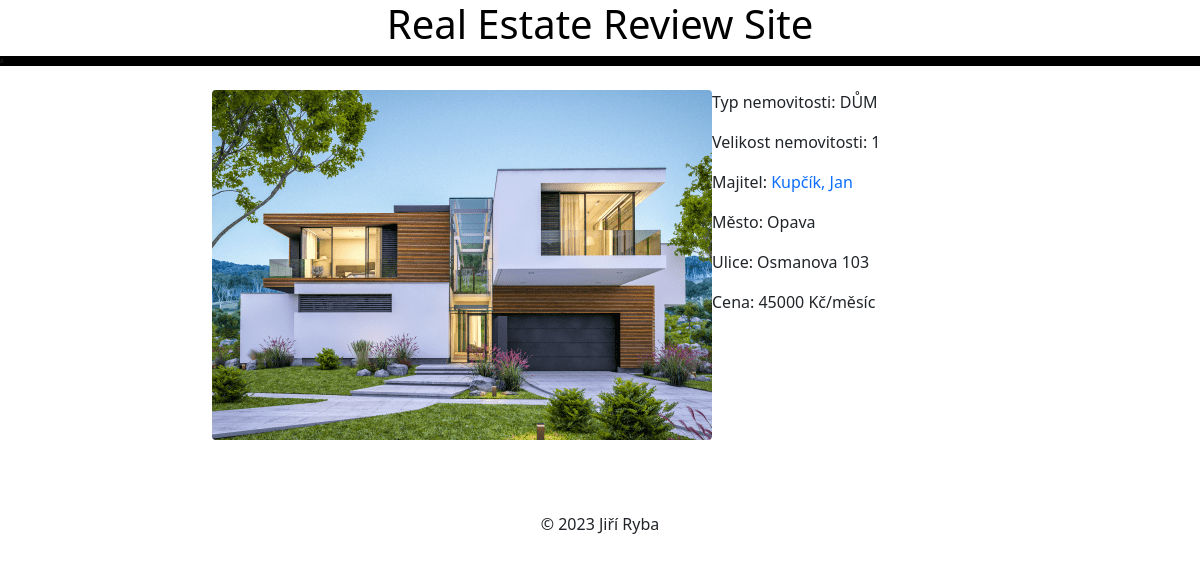
The app's page /detailn.html/6/ with its own data.
### myapp/models.py (models this page shows, shortened)
class Nemovitost(models.Model):
    BYT = "Byt"
    DUM = "Dům"
    TYP_CHOICES = [
        (BYT, "byt"),
        (DUM, "dům"),
    ]
    VELIKOST1 = "1"
    VELIKOST2 = "1+1"
    VELIKOST3 = "2"
    VELIKOST4 = "2+1"
    VELIKOST5 = "3"
    VELIKOST6 = "3+1"
    VELIKOST_CHOICES = [
        (VELIKOST1, "1"),
        (VELIKOST2, "1+1"),
        (VELIKOST3, "2"),
        (VELIKOST4, "2+1"),
        (VELIKOST5, "3"),
        (VELIKOST6, "3+1"),
    ]
    typ = models.CharField(max_length=45, choices=TYP_CHOICES, default=BYT, verbose_name="Typ", help_text="Vyberte typ nemovitosti")
    velikost = models.CharField(max_length=45, choices=VELIKOST_CHOICES, default=VELIKOST1, verbose_name="Velikost", help_text="Vyberte velikost nemovitosti")
    majitel = models.ForeignKey('Majitel', on_delete=models.CASCADE, verbose_name='Osoba', help_text='Vyberte majitele', default=0)
    mesto = models.CharField(max_length=45, verbose_name="Město", help_text="Zadejte jméno města")
    ulice = models.CharField(max_length=45, verbose_name="Ulice", help_text="Zadejte jméno ulice")
    cena = models.PositiveIntegerField(verbose_name="Cena", help_text="Zadejte cenu")
    fotka = models.ImageField(upload_to="nemovitost", verbose_name="Fotka nemovitosti", help_text="Nahrejte fotku nemovitosti")
    class Meta:
        verbose_name = 'Nemovitost'
        verbose_name_plural = 'Nemovitosti'
        ordering = ['majitel']

class Majitel(models.Model):
    osoba = models.ForeignKey('Osoba', on_delete=models.CASCADE, verbose_name='Majitel', help_text='Vyberte majitele', default=0)
    class Meta:
        verbose_name = 'Majitel'
        verbose_name_plural = 'Majitelé'
        ordering = ['osoba']

class Osoba(models.Model):
    jmeno = models.CharField(max_length=45, verbose_name="Jméno", help_text="Zadejte jméno osoby")
    prijmeni = models.CharField(max_length=45, verbose_name="Přijmení", help_text="Zadejte příjmení")
    reputace = models.CharField(max_length=10, verbose_name="Reputatace", help_text="Zadejte reputaci")
    fotka = models.ImageField(upload_to="osoba", verbose_name="Fotka osoby", help_text="Nahrejte fotku osoby", default="none")
    class Meta:
        verbose_name = 'Osoba'
        verbose_name_plural = 'Osoby'
        ordering = ['reputace']
    def __str__(self):
        return f'{self.prijmeni}, {self.jmeno}'

### myapp/views.py (the view)
# urls.py: path('detailn.html/<int:pk>/', views.NemovitostDetailView.as_view(), name='detailn'),
class NemovitostDetailView(DetailView):
    model = Nemovitost
    context_object_name = 'nemovitost_detail'
    template_name = 'detailn.html'

### myapp/templates/detailn.html
{% extends "base.html" %}
{% block content %}
    <br>
    <div style="max-width: 100%; margin: 0;" class="row justify-content-center text-center">
    <div class="col-2"></div>
    <div class="col-5"><img class="rounded" src="{{  nemovitost_detail.fotka.url }}" style="width:500px;height: 350px;object-fit: cover"
                            alt="{{ nemovitost.typ }} {{ nemovitost.velikost}}" ></div>
    <div style="text-align: left" class="col-3">
        <p>Typ nemovitosti: {{ nemovitost_detail.typ }}</p>
        <p>Velikost nemovitosti: {{ nemovitost_detail.velikost }}</p>
        <p>Majitel: <a style="text-decoration: none" href="{% url 'detailo' nemovitost_detail.majitel.osoba.pk %}">{{ nemovitost_detail.majitel.osoba }}</a></p>
        <p>Město: {{ nemovitost_detail.mesto }}</p>
        <p>Ulice: {{ nemovitost_detail.ulice }}</p>
        <p>Cena: {{ nemovitost_detail.cena }} Kč/měsíc</p>
    </div>
    <div class="col-2"></div>
    </div>
{% endblock %}

### records on screen
Nemovitost: fotka (picture), typ "DŮM", velikost "1", majitel.osoba "Kupčík, Jan", mesto "Opava", ulice "Osmanova 103", cena "45000"
